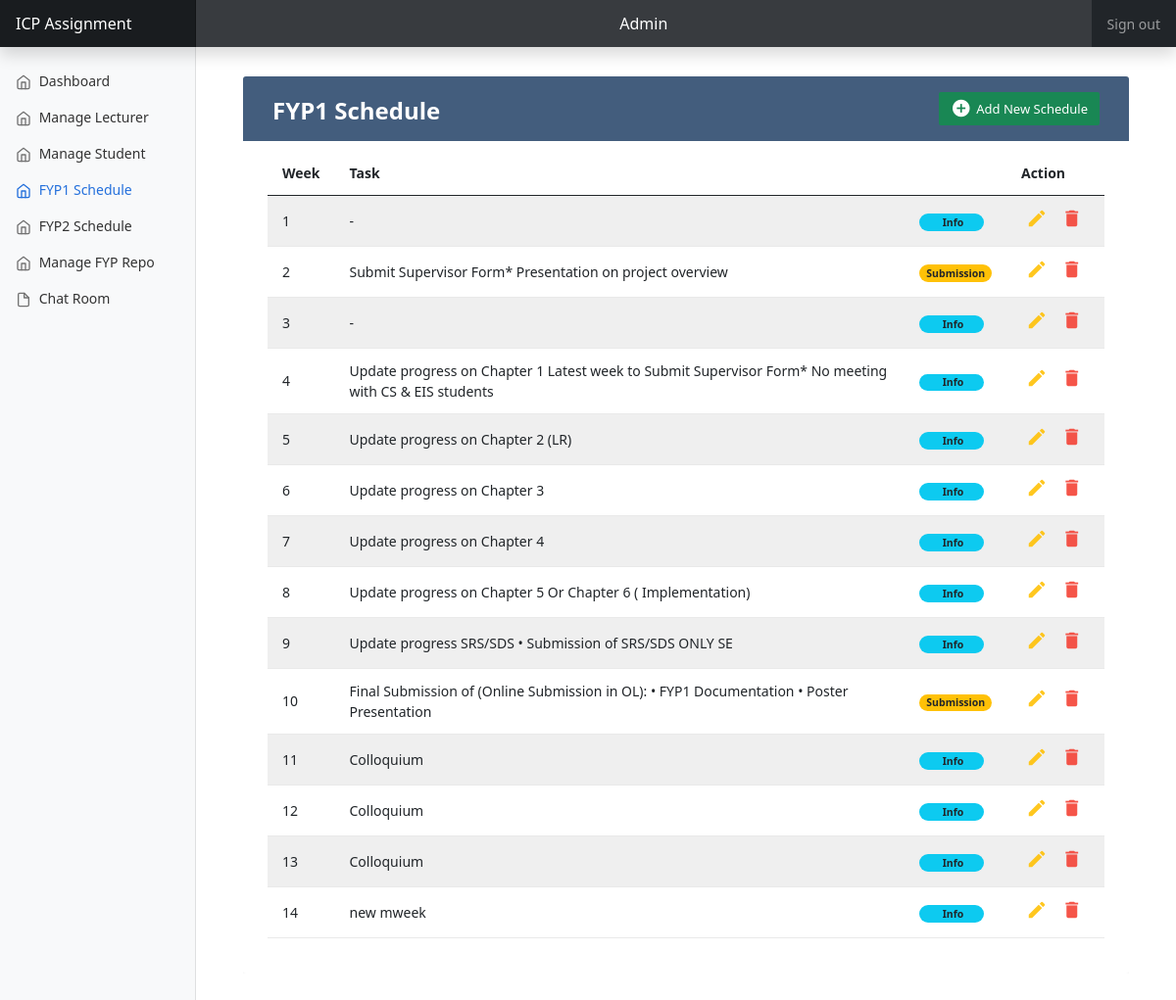
The page /view/manage_sys_dev_schedule.php (signed in) on the database its author committed.
### tables this page shows
CREATE TABLE IF NOT EXISTS `sys_dev_schedule` (
  `id` int NOT NULL AUTO_INCREMENT,
  `week` int NOT NULL,
  `task` varchar(255) NOT NULL,
  `fyp_type` varchar(255) NOT NULL,
  `remark` varchar(255) NOT NULL,
  PRIMARY KEY (`id`)
);

### view/manage_sys_dev_schedule.php (the view, shortened to what this page needs)
<?php
require_once "../controller/config.php";
?>
<?php include_once "header.php"; ?>
<body>
<header class="navbar navbar-dark sticky-top bg-dark flex-md-nowrap p-0 shadow">
    <a class="navbar-brand col-md-3 col-lg-2 me-0 px-3" href="#">ICP Assignment</a>
    <label class="form-control form-control-dark w-100" style="text-align: center"><?php echo $_SESSION['roles']; ?></label>
    <div class="navbar-nav">
        <div class="nav-item text-nowrap">
            <a class="nav-link px-3" href="../controller/logout.php?logout_id=<?php echo $_SESSION['unique_id']; ?> ">Sign out</a>
        </div>
    </div>
</header>
<div class="container-fluid" >
    <div class="row">
        <?php
        if ($_SESSION['roles'] == "Admin")
        {
            require_once "nav_admin.php";
        }
        ?>
        <main class="col-md-9 ms-sm-auto col-lg-10 px-md-4">
            <div class="container-xl ">
                <div class="table-responsive">
                            <div class="table-wrapper">
                                <div class="table-title">
                                    <div class="row">
                                        <div class="col-sm-6">
                                            <h2><b>FYP1 Schedule</b></h2>
                                        </div>
                                        <div class="col-sm-6">
                                            <a href="#addEmployeeModal" class="btn btn-success" data-toggle="modal"><i class="material-icons">&#xE147;</i> <span>Add New Schedule</span></a>
                                        </div>
                                    </div>
                                </div>
                                <table class="table table-striped table-hover">
                                    <thead>
                                    <tr>
                                        <th>Week</th>
                                        <th>Task</th>
                                        <th></th>
                                        <th>Action</th>
                                    </tr>
                                    </thead>
                                    <tbody>
                                    <?php
                                    $sql = "SELECT * FROM `sys_dev_schedule` WHERE fyp_type = 'fyp1'";
                                    $result = $conn ->query($sql);
                                    if (!empty($result) && $result->num_rows > 0) {
                                        for ($i = 0; $i < mysqli_num_rows($result); $i++){
                                            $row  = mysqli_fetch_assoc($result);
                                            $id = $row['id'];
                                            $fyp_type = $row['fyp_type'];
                                            $remark = $row['remark'];
                                            echo '<tr>';
                                            echo '<td>'.$row['week'].'</td>';
                                            echo '<td>'.$row['task'].'</td>';
                                            if($remark == 'Submission'){
                                                echo '<td><span class="badge rounded-pill bg-warning text-dark">Submission</span></td>';
                                            }else{
                                                echo '<td><span class="badge rounded-pill bg-info text-dark">&nbsp;&nbsp;&nbsp;&nbsp;&nbsp;&nbsp;Info&nbsp;&nbsp;&nbsp;&nbsp;&nbsp;</span></td>';
                                            }
                                            echo '<td>
                                             <a href="#editEmployeeModal" onclick="return getDataForEdit(`'.$id.'`,`'.$fyp_type.'`,`'.$row['week'].'`,`'.$row['task'].'`,`'.$row['remark'].'`)" class="edit" data-toggle="modal"><i class="material-icons" data-toggle="tooltip" title="Edit">&#xE254;</i></a>
                                             <a href="#deleteEmployeeModal" onclick="return getDataForDlt(`'.$id.'`)" class="delete" data-toggle="modal"><i class="material-icons" data-toggle="tooltip" title="Delete">&#xE872;</i></a>
                                         </td>';
                                            echo '</tr>';
                                        }
                                    }
                                    ?>
                                    </tbody>
                                </table>
                            </div>
                        </div>
            </div>
            </div>
    </div>
</body>
</html>

### assets/css/dataTable.css (style rules this page uses)
body { color: #566787; background: #f5f5f5; font-family: 'Varela Round', sans-serif; font-size: 13px; }
.table-responsive { margin: 30px 0; }
.table-wrapper { background: #fff; padding: 20px 25px; border-radius: 3px; min-width: 100%; box-shadow: 0 1px 1px rgba(0,0,0,.05); }
.table-title { padding-bottom: 15px; background: #435d7d; color: #fff; padding: 16px 30px; min-width: 100%; margin: -20px -25px 10px; border-radius: 3px 3px 0 0; }
.table-title h2 { margin: 5px 0 0; font-size: 24px; }
.table-title .btn { color: #fff; float: right; font-size: 13px; border: none; min-width: 50px; border-radius: 2px; border: none; outline: none !important; margin-left: 10px; }
.table-title .btn i { float: left; font-size: 21px; margin-right: 5px; }
.table-title .btn span { float: left; margin-top: 2px; }
table.table tr th, table.table tr td { border-color: #e9e9e9; padding: 12px 15px; vertical-align: middle; }
table.table tr th:first-child { width: 60px; }
table.table tr th:last-child { width: 100px; }
table.table-striped tbody tr:nth-of-type(odd) { background-color: #fcfcfc; }
table.table td:last-child i { opacity: 0.9; font-size: 22px; margin: 0 5px; }
table.table td a { font-weight: bold; color: #566787; display: inline-block; text-decoration: none; outline: none !important; }
table.table td a.edit { color: #FFC107; }
table.table td a.delete { color: #F44336; }
table.table td i { font-size: 19px; }

### assets/css/dashboard.css (style rules this page uses)
body { font-size: .875rem; }
.navbar-brand { padding-top: .75rem; padding-bottom: .75rem; font-size: 1rem; background-color: rgba(0, 0, 0, .25); box-shadow: inset -1px 0 0 rgba(0, 0, 0, .25); }
.navbar .form-control { padding: .75rem 1rem; border-width: 0; border-radius: 0; }
.form-control-dark { color: #fff; background-color: rgba(255, 255, 255, .1); border-color: rgba(255, 255, 255, .1); }

### rows shown on the page
sys_dev_schedule: week "1", task "-", remark "Info"
sys_dev_schedule: week "2", task "Submit Supervisor Form* Presentation on project overview", remark "Submission"
sys_dev_schedule: week "3", task "-", remark "Info"
sys_dev_schedule: week "4", task "Update progress on Chapter 1 Latest week to Submit Supervisor Form* No meeting with CS & EIS students", remark "Info"
sys_dev_schedule: week "5", task "Update progress on Chapter 2 (LR)", remark "Info"
sys_dev_schedule: week "6", task "Update progress on Chapter 3", remark "Info"
sys_dev_schedule: week "7", task "Update progress on Chapter 4", remark "Info"
sys_dev_schedule: week "8", task "Update progress on Chapter 5 Or Chapter 6 ( Implementation)", remark "Info"
sys_dev_schedule: week "9", task "Update progress SRS/SDS • Submission of SRS/SDS ONLY SE", remark "Info"
sys_dev_schedule: week "10", task "Final Submission of (Online Submission in OL): • FYP1 Documentation • Poster Presentation", remark "Submission"
sys_dev_schedule: week "11", task "Colloquium", remark "Info"
sys_dev_schedule: week "12", task "Colloquium", remark "Info"
sys_dev_schedule: week "13", task "Colloquium", remark "Info"
sys_dev_schedule: week "14", task "new mweek", remark "Info"

### other values the page prints
$_SESSION['roles'] "Admin"
